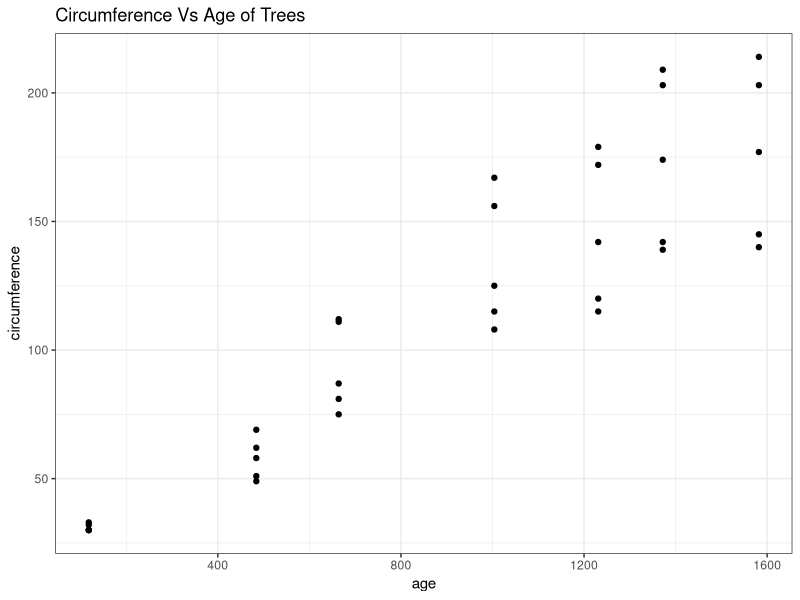
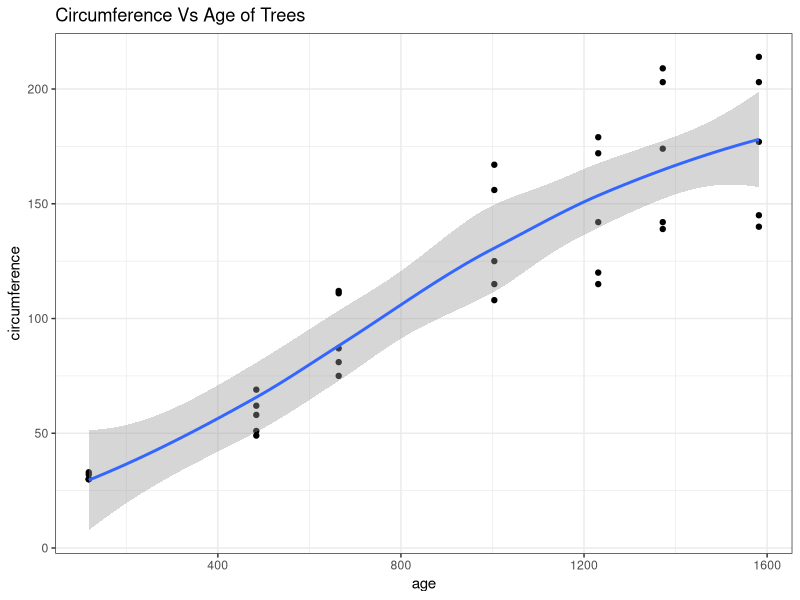
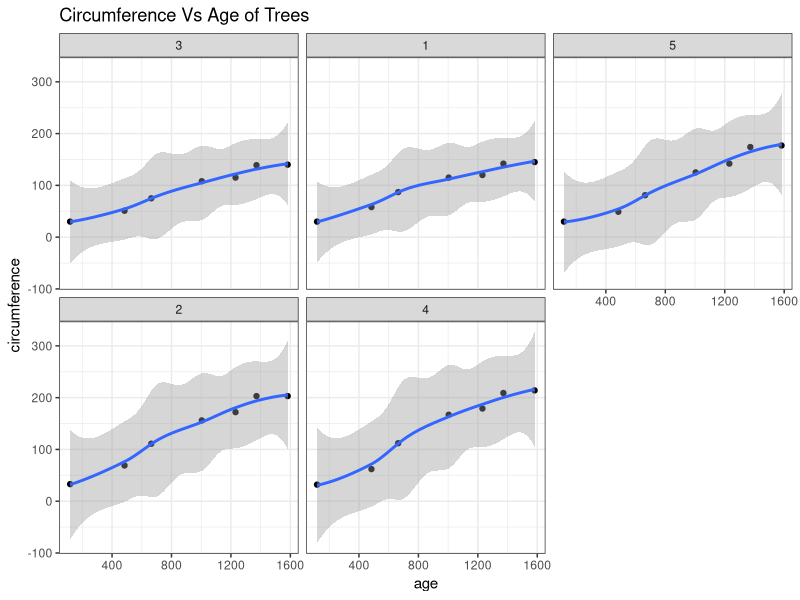
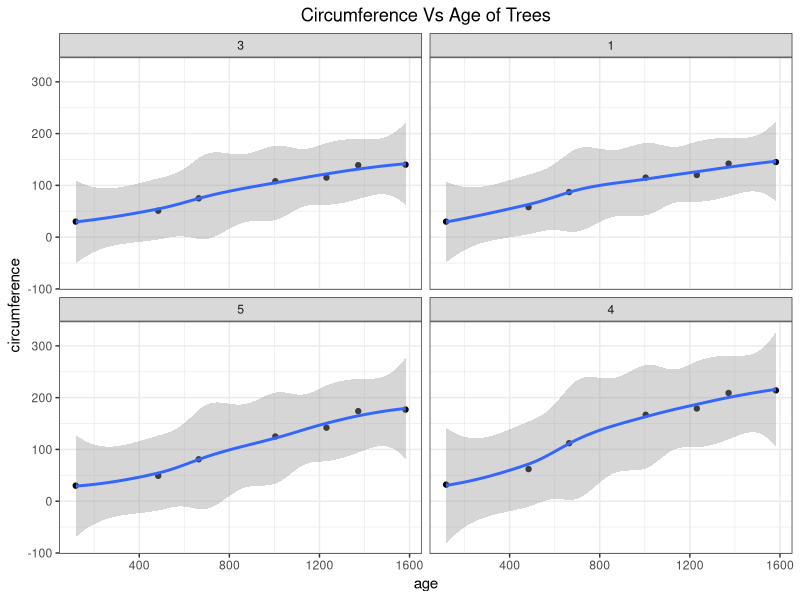
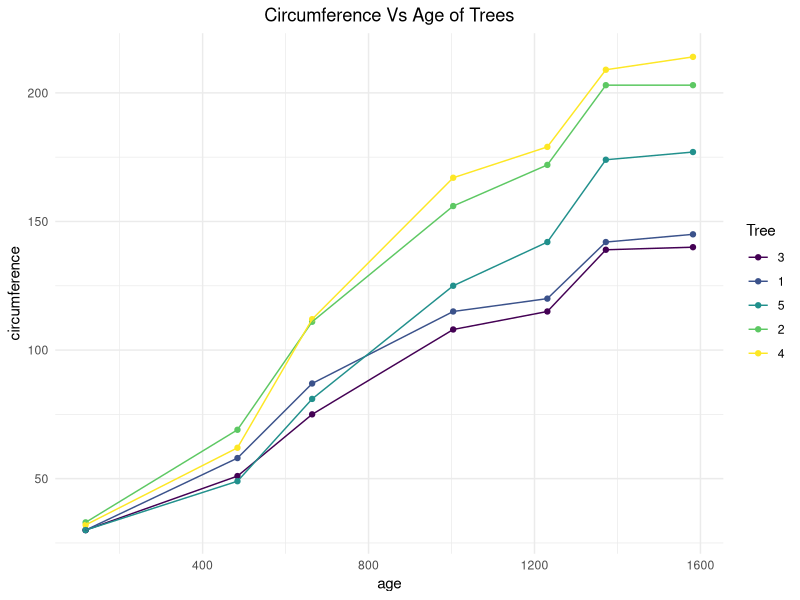
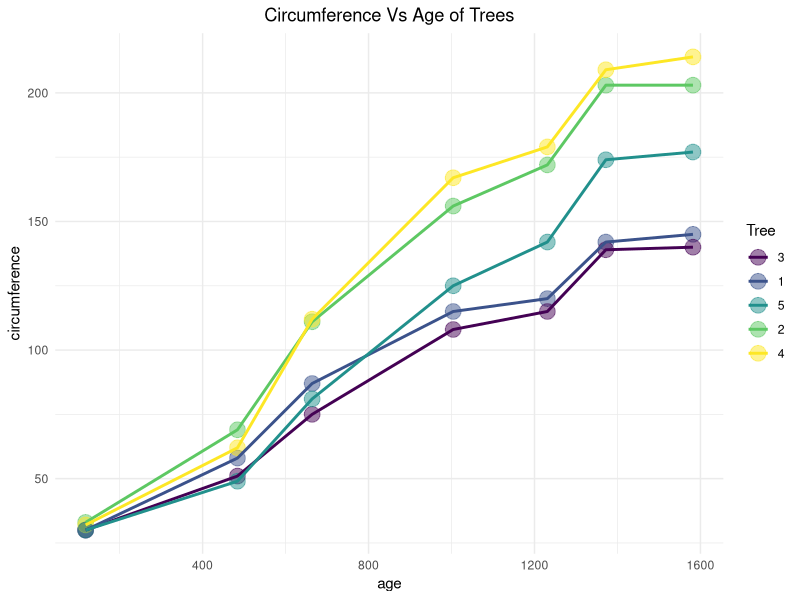
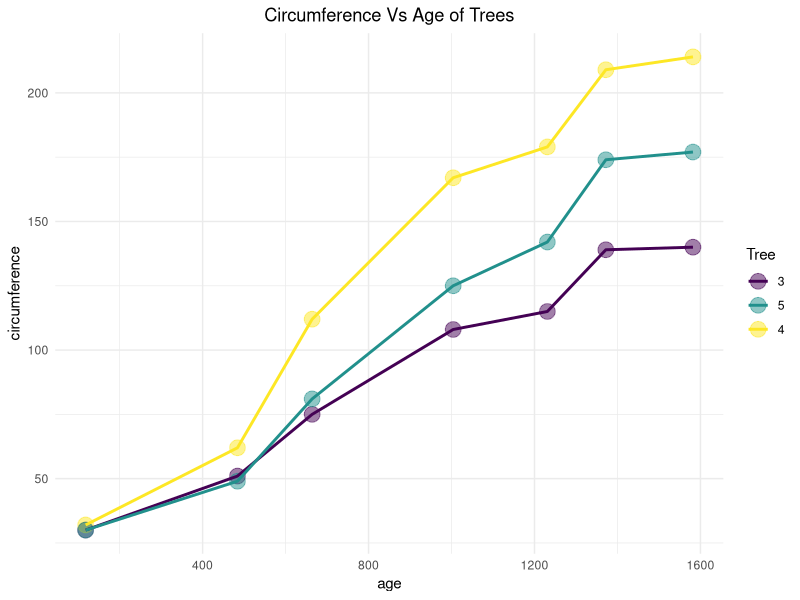
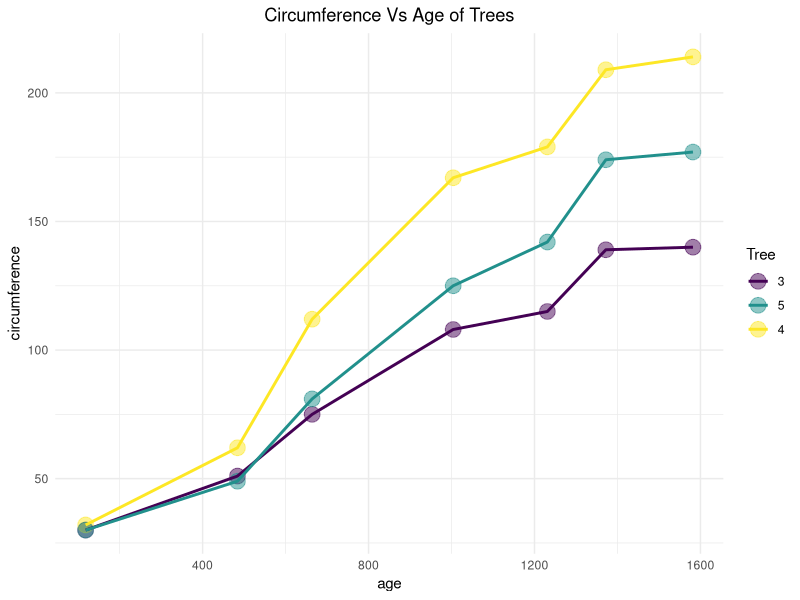

These charts were generated, in order, by the following R code:
library(tidyverse)

View(Orange)
glimpse(Orange)
## In Orange data set, Tree is a categorical variable (in this case, ordered factor)
## Tree type 1, Tree type 2, Tree type 3 each are different categories

Orange %>% 
  ggplot(aes(age, circumference)) +
  geom_point()+
  theme_bw()+
  labs(title = "Circumference Vs Age of Trees")

Orange %>% 
  ggplot(aes(age, circumference)) +
  geom_point()+
  geom_smooth()+
  theme_bw()+
  labs(title = "Circumference Vs Age of Trees")

unique(Orange$Tree)

# One Categorical (Tree) and two numeric (age, circumference)

Orange %>% 
  ggplot(aes(age, circumference)) +
  geom_point()+
  geom_smooth()+
  facet_wrap(~Tree)+
  theme_bw()+
  labs(title = "Circumference Vs Age of Trees")

## the subplots are shown according to the levels of Tree variable

####################################################################
Orange %>% 
  filter(Tree != 2) %>% 
  ggplot(aes(age, circumference)) +
  geom_point()+
  geom_smooth()+
  facet_wrap(~Tree)+
  theme_bw()+
  labs(title = "Circumference Vs Age of Trees")+
  theme(plot.title = element_text(hjust = 0.5))
####################################################################


Orange %>% 
  ggplot(aes(age, circumference, colour = Tree))+ 
  geom_point()+
  geom_line()+
  theme_minimal()+
  labs(title = "Circumference Vs Age of Trees")+
  theme(plot.title = element_text(hjust = 0.5))

Orange %>% 
  ggplot(aes(age, circumference, colour = Tree))+ 
  geom_point(size = 5, alpha = 0.5)+
  geom_line(size = 1)+
  theme_minimal()+
  labs(title = "Circumference Vs Age of Trees")+
  theme(plot.title = element_text(hjust = 0.5))

##########################################################################
# One Categorical (Tree) and two numeric (age, circumference)
Orange %>% 
  filter(Tree != 1 & Tree != 2) %>% 
  ggplot(aes(age, circumference, colour = Tree))+ 
  geom_point(size = 5, alpha = 0.5)+
  geom_line(size = 1)+
  theme_minimal()+
  labs(title = "Circumference Vs Age of Trees")+
  theme(plot.title = element_text(hjust = 0.5))
##########################################################################

class(Orange$Tree)

Orange %>% 
  filter(Tree != "1" & Tree != "2") %>% 
  ggplot(aes(age, circumference, colour = Tree))+ 
  geom_point(size = 5, alpha = 0.5)+
  geom_line(size = 1)+
  theme_minimal()+
  labs(title = "Circumference Vs Age of Trees")+
  theme(plot.title = element_text(hjust = 0.5))















